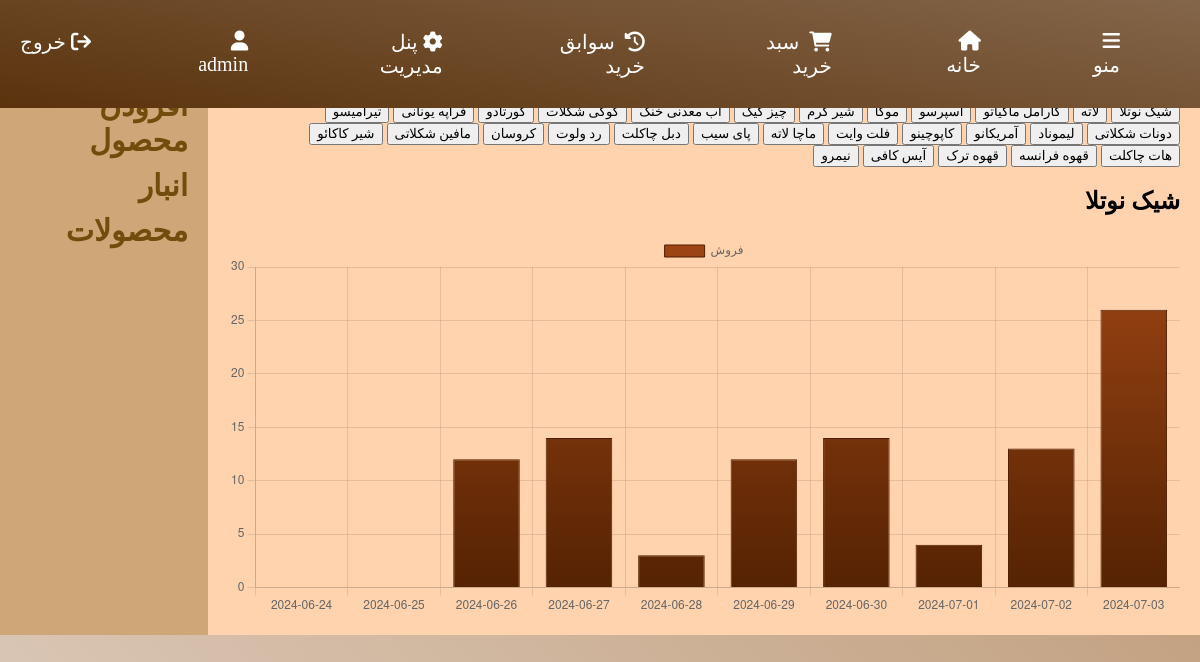
The app's page /management/ (signed in) with its own data.
### members/models.py (models this page shows)
class Member(AbstractBaseUser, PermissionsMixin):
    username = models.CharField(_("نام کاربری یا ایمیل"), max_length=255, unique=True, primary_key=True) # either user or email
    first_name = models.CharField(_("نام") ,max_length=255)
    last_name = models.CharField(_("نام خانوادگی"),max_length=255)
    phone_number = models.CharField(_("شماره همراه"),max_length=12, blank=True, null=True)
    password = models.CharField(_("رمز عبور"), max_length=128)
    created_date = models.DateTimeField(auto_now_add=True, null=True)
    last_login = models.DateTimeField(auto_now_add=True, blank=True, null=True)
    modified_date = models.DateTimeField(auto_now=True, null=True)
    is_active = models.BooleanField(_('active'), default=True)
    is_staff = models.BooleanField(_('staff status'), default=False)
    objects = MemberManager()
    USERNAME_FIELD = 'username'
    REQUIRED_FIELDS = ['first_name', 'last_name', 'password']
    class Meta:
        verbose_name = _('user')
        verbose_name_plural = _('users')
    def __str__(self):
        return self.first_name

### mainapp/models.py (models this page shows, shortened)
class Product(models.Model):
    CATEGORY_CHOICES = [
        ('hot_drinks', 'نوشیدنی گرم'),
        ('cold_drinks', 'نوشیدنی سرد'),
        ('cakes', 'کیک'),
        ('breakfast','صبحانه')
    ]
    category = models.CharField(_("دسته بندی محصول"),max_length=20, choices=CATEGORY_CHOICES, default='hot_drinks')
    name = models.CharField(_('نام'), max_length=255)
    description = models.CharField( _("توضیحات"), max_length=255, blank=True, null=True)
    price = models.DecimalField(_("قیمت"),default=0, max_digits=10, decimal_places=2, validators=[validators.MinValueValidator(0)])
    timeNeeded = models.IntegerField(_("زمان مورد نیاز"),default=0, validators=[validators.MaxValueValidator(60)])
    coffee = models.PositiveIntegerField(_("قهوه"),default=0)
    milk = models.PositiveIntegerField(_("شیر"),default=0)
    chocolate = models.PositiveIntegerField(_("شکلات"),default=0)
    flour = models.PositiveIntegerField(_("آرد"),default=0)
    sugar = models.PositiveIntegerField(_("شکر"),default=0)
    egg = models.PositiveIntegerField(_("تخم مرغ"),default=0)
    bread = models.PositiveIntegerField(_("نان"),default=0)
    image = models.ImageField(_("تصویر"),upload_to='products/')
    created_at = models.DateTimeField(auto_now_add=True)
    updated_at = models.DateTimeField(auto_now=True)
    sold_count = models.PositiveBigIntegerField(default=0)

### mainapp/views.py (the view)
# urls.py: path('management/', views.management_panel, name='management_panel'),
@staff_required
def management_panel(request):
    end_date = timezone.now().date()
    start_date = end_date - timedelta(days=9)
    dates = [start_date + timedelta(days=i) for i in range(10)]
    date_labels = [date.strftime("%Y-%m-%d") for date in dates]
    sales_data = defaultdict(lambda: {
        'labels': date_labels,
        'data': [0] * 10
    })
    last_week_sales = OrderProduct.objects.filter(order__order_date__date__range=[start_date, end_date])
    for sale in last_week_sales:
        product_name = sale.product.name
        sale_date = sale.order.order_date.date().strftime("%Y-%m-%d")
        if sale_date in sales_data[product_name]['labels']:
            index = sales_data[product_name]['labels'].index(sale_date)
            sales_data[product_name]['data'][index] += sale.quantity
    return render(request, 'mainapp/management_panel.html', {'sales_data': dict(sales_data)})

### templates/mainapp/management_panel.html (shortened to what this page needs)
{% extends 'base.html' %}
{% block content %}
<!DOCTYPE html>
<html lang="en">
<head>
    {% load static %}
    <link rel="stylesheet" href="{% static 'css/management_panel.css'%}">
</head>
<body>
    <div class="left-panel">
        <h1>نمودار فروش</h1>
        <div>
            {% for product_name in sales_data.keys %}
                <button onclick="showChart({{ forloop.counter0 }})">{{ product_name }}</button>
            {% endfor %}
        </div>
        <div>
            {% for product_name, data in sales_data.items %}
                <div class="chart-container" id="chart-container-{{ forloop.counter0 }}">
                    <h2>{{ product_name }}</h2>
                    <canvas id="chart-{{ forloop.counter0 }}" width="250" height="100"></canvas>
                </div>
                <script>
                    document.addEventListener("DOMContentLoaded", function() {
                        const ctx{{ forloop.counter0 }} = document.getElementById('chart-{{ forloop.counter0 }}').getContext('2d');
                        const gradient{{ forloop.counter0 }} = ctx{{ forloop.counter0 }}.createLinearGradient(0, 0, 0, 400);
                        gradient{{ forloop.counter0 }}.addColorStop(1, 'rgba(75, 30, 1, 1)');
                        gradient{{ forloop.counter0 }}.addColorStop(0, 'rgba(160, 70, 20, 1)');
                        const chart{{ forloop.counter0 }} = new Chart(ctx{{ forloop.counter0 }}, {
                            type: 'bar',
                            data: {
                                labels: {{ data.labels|safe }},
                                datasets: [{
                                    label: 'فروش',
                                    data: {{ data.data|safe }},
                                    backgroundColor: gradient{{ forloop.counter0 }},
                                    borderColor: 'rgba(77, 30, 1, 1)',
                                    borderWidth: 1
                                }]
                            },
                            options: {
                                scales: {
                                    y: {
                                        beginAtZero: true
                                    }
                                }
                            }
                        });
                    });
                </script>
            {% endfor %}
        </div>
    </div>
    <div class="right-panel">
        <h2>منوی ناوبری</h2>
        <ul class="menu">
            <li><a href="{% url 'create_product' %}">افزودن محصول</a></li>
            <li><a href="{% url 'select_storage' %}">انبار</a></li>
            <li><a href="{% url 'store' %}?from_admin=true">محصولات</a></li>
        </ul>
    </div>
    <script>
        // Show the first chart by default
        document.addEventListener("DOMContentLoaded", function() {
            showChart(0);
        });
        function showChart(index) {
            const containers = document.querySelectorAll('.chart-container');
            containers.forEach((container, i) => {
                container.classList.remove('active');
                if (i === index) {
                    container.classList.add('active');
                }
            });
        }
    </script>
</body>
</html>
{% endblock content %}

### templates/base.html (shortened to what this page needs)
<!DOCTYPE html>
<html lang="fa">
<head>
    {% load static %}
    <link rel="stylesheet" href="{% static 'css/homePage.css' %}">
    <link rel="stylesheet" href="https://cdnjs.cloudflare.com/ajax/libs/font-awesome/6.0.0-beta3/css/all.min.css">
</head>
<body>
    <div class="navbar">
        <ul>
            <li>
                <a id='menu' href="#"><i class="fas fa-bars" id='menu-svg'></i>منو</a>
            </li>
            <li><a id='home-button' href='{% url "index" %}'><i class="fas fa-home"></i>خانه</a></li>
            <li><a id='cart' href="{% url 'view_cart' %}"><i class="fas fa-shopping-cart"></i> سبد خرید</a></li>
            <li><a id='his'href="{% url 'order_history' %}"><i class="fas fa-history"></i> سوابق خرید</a></li>
            {% if user.is_authenticated and user.is_staff %}
                <li><a id='enter-ac' href="{% url 'management_panel' %}"><i class="fa-solid fa-gear"></i>پنل مدیریت</a></li>
            {% endif %}
            {% if user.is_authenticated %}
                <li><i class="fas fa-user"></i> {{ user }} </a></li>
                <li>
                    <form method="post" action="{% url 'logout' %}">
                        <button class="logout-button" type="submit"><i class="fa-solid fa-arrow-right-from-bracket"></i> خروج</button>
                    </form>
                </li>
            {% else %}
                <li><a id='enter-ac' href="{% url 'login' %}"><i class="fas fa-user"></i> ورود به حساب کاربری</a></li>
            {% endif %}
        </ul>
    </div>
    {% block content %}
    {% endblock content %}
</body>
</html>

### static/css/homePage.css (style rules this page uses)
* { font-family: Vazirmatn; }
body { margin: 0; padding: 0; direction: rtl; background: linear-gradient(225deg, #c3a282, #e4d7cc); }
.navbar { position: fixed; top: 0; width: 100%; display: flex; justify-content: space-between; align-items: center; background: linear-gradient(10deg, #59310b, #84664a); color: white; padding: 30px; font-size: 20px; z-index: 1; }
.navbar ul { list-style: none; padding: 0; margin: 0; display: flex; }
.navbar ul li { margin: 0 50px; position: relative; }
.navbar ul li a { color: white; text-decoration: none; transition: color 0.3s ease; }
.navbar ul li a i { margin-left: 5px; }
a { font-family: Vazirmatn !important; }
#menu-svg { transition: all 0.5s; transform:rotate(0deg); }

### static/css/management_panel.css (style rules this page uses)
body { display: flex; margin: 0; font-family: Arial, sans-serif; }
.left-panel { background-color: #ffd3ae; width: 85%; padding: 20px; }
.right-panel { width: 15%; padding: 20px; background-color: #cfa677; }
.chart-container { display: none; }
.chart-container.active { display: block; }
canvas { width: 100% !important; height: auto !important; }
.menu { list-style-type: none; padding: 0; }
.menu li { margin: 10px 0; }
.menu a { font-size: 30px; text-decoration: none; color: #704d0c; font-weight: bold; transition: 0.3s ease; }

### templates/base.html (style rules this page uses)
.logout-button { background: none; border: none; color: white; font-size: 20px; cursor: pointer; padding: 0; margin: 0; display: flex; align-items: center; transition: color 0.3s ease; }
.logout-button i { margin-left: 5px; }

### records on screen
Member: first_name "admin"
Product: keys "شیک نوتلا", sales_data "شیک نوتلا"
Product: keys "لاته"
Product: keys "کارامل ماکیاتو"
Product: keys "اسپرسو"
Product: keys "موکا"
Product: keys "شیر گرم"
Product: keys "چیز کیک"
Product: keys "آب معدنی خنک"
Product: keys "کوکی شکلات"
Product: keys "کورتادو"
Product: keys "فراپه یونانی"
Product: keys "تیرامیسو"
Product: keys "دونات شکلاتی"
Product: keys "لیموناد"
Product: keys "آمریکانو"
Product: keys "کاپوچینو"
Product: keys "فلت وایت"
Product: keys "ماچا لاته"
Product: keys "پای سیب"
Product: keys "دبل چاکلت"
Product: keys "رد ولوت"
Product: keys "کروسان"
Product: keys "مافین شکلاتی"
Product: keys "شیر کاکائو"
Product: keys "هات چاکلت"
Product: keys "قهوه فرانسه"
Product: keys "قهوه ترک"
Product: keys "آیس کافی"
Product: keys "نیمرو"
